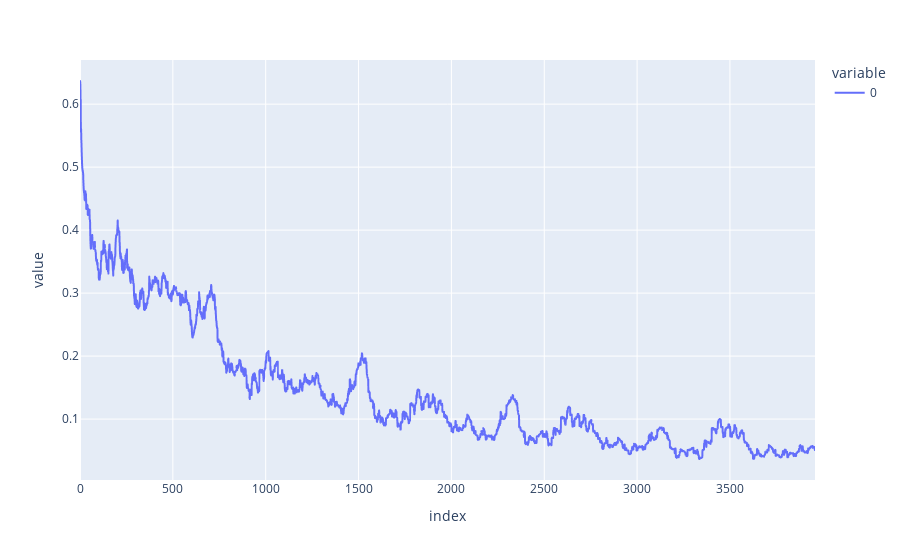

The cell this chart's notebook holds for it:
### Code cell
# smoothen
losss = [sum(losses[i:i+100])/100 for i in range(len(losses)-101)]
losss = torch.Tensor(losss)
px.line(losss)

### Figure 1 — Plotly figure (JSON) as saved in the notebook; plotly's stock layout.template omitted (floating-point values rounded to 4 significant figures; data arrays with more than 128 entries replaced by an {"elided": "..."} marker saying what was removed)
{"data": [{"hovertemplate": "variable=0<br>index=%{x}<br>value=%{y}<extra></extra>", "legendgroup": "0", "line": {"color": "#636efa", "dash": "solid"}, "marker": {"symbol": "circle"}, "mode": "lines", "name": "0", "showlegend": true, "type": "scattergl", "x": {"elided": "3959 int values"}, "xaxis": "x", "y": {"elided": "3959 float values"}, "yaxis": "y"}], "layout": {"legend": {"title": {"text": "variable"}, "tracegroupgap": 0}, "margin": {"t": 60}, "xaxis": {"anchor": "y", "domain": [0, 1], "title": {"text": "index"}}, "yaxis": {"anchor": "x", "domain": [0, 1], "title": {"text": "value"}}}}
